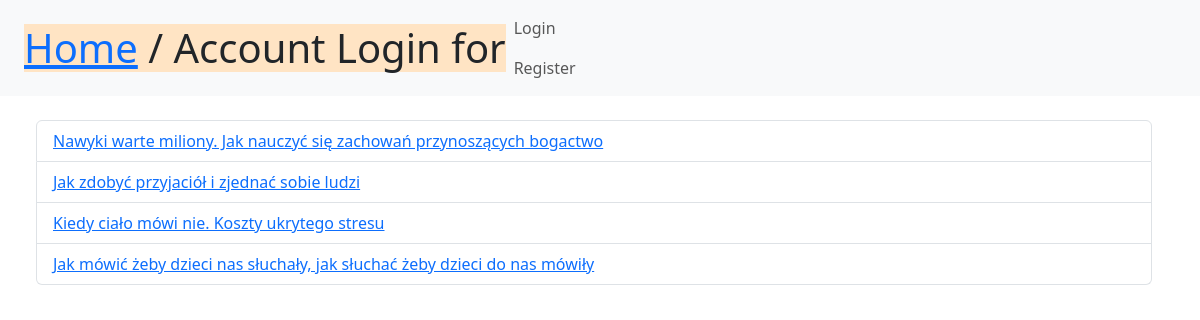
The app's page /audiobooks/, older data.
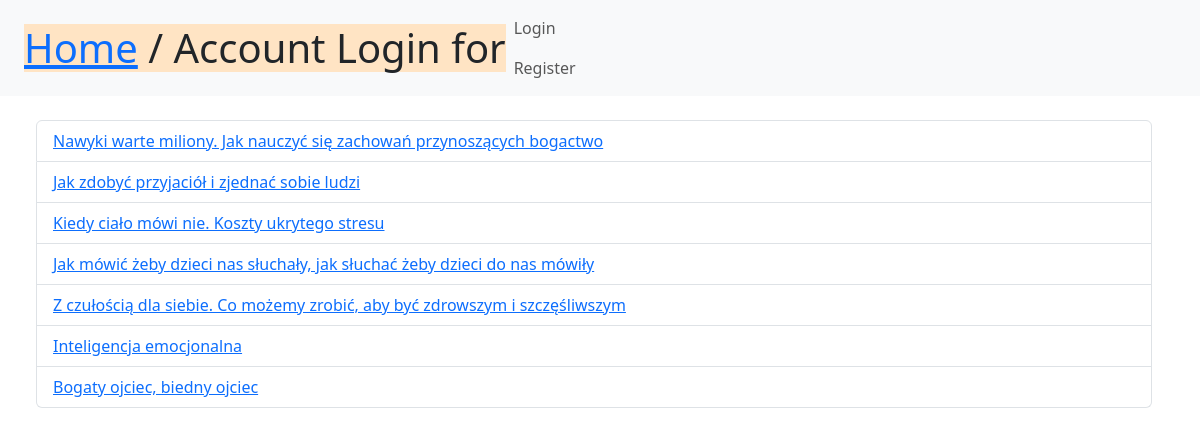
The same page, newer data.
### media/models.py (models this page shows, shortened)
class Audiobook(models.Model):
    time = models.IntegerField()
    authors = models.ManyToManyField(Author, related_name="audiobooks")  # , related_name="audiobooks", through="Book"
    categories = models.ManyToManyField('Category')
    book = models.ForeignKey(Book, blank=False, null=True, on_delete=models.CASCADE)

class Book(models.Model):
    title = models.CharField(max_length=150)
    year = models.IntegerField(validators=[validate_year])
    authors = models.ManyToManyField(Author, related_name="books")
    categories = models.ManyToManyField(Category)
    relimg = models.ImageField(upload_to='profile_images', default='test.png')

### media/views.py (the view)
# urls.py: path('audiobooks/', AudiobooksView.as_view(), name='view_audiobooks'),
class AudiobooksView(View):
    def get(self, request):
        audiobuki = Audiobook.objects.all()
        return render(request, 'listy2audiobooks.html', {'audiobooks': audiobuki})

### media/templates/listy2audiobooks.html
{% extends 'base.html' %}
{% block content %}
    <ul class="list-group">
        {% for audiobook in audiobooks.all %}
        <div class="list-group-item"><a href="/audiobooks/{{ audiobook.id }}">
            {{audiobook.book.title}}
        </a></div>
        {% endfor %}
    </ul>
{% endblock %}

Row changes from the older to the newer data that the page shows:
added Audiobook: book "Z czułością dla siebie. Co możemy zrobić, aby być zdrowszym i szczęśliwszym"
added Audiobook: book "Inteligencja emocjonalna"
added Audiobook: book "Bogaty ojciec, biedny ojciec"
